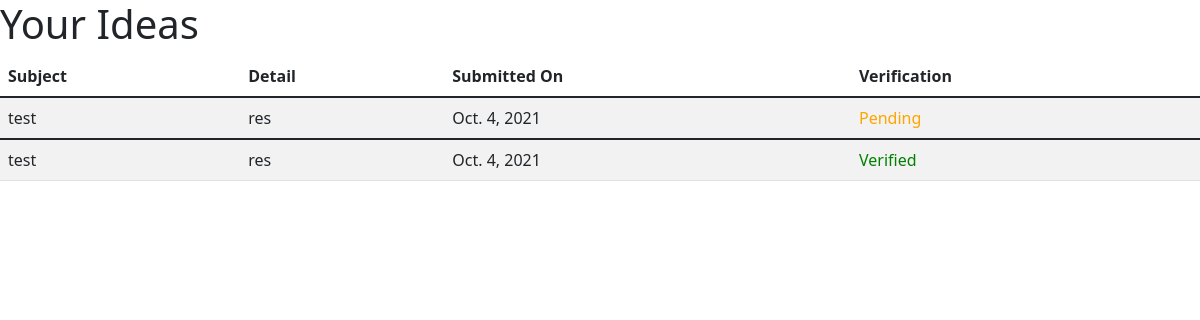
The page /subidea/ideas/ (signed in) on the database its author committed.
### subIdea/models.py (models this page shows, shortened)
class Post(models.Model):
    author = models.ForeignKey(User, on_delete=models.CASCADE)
    subject = models.CharField(max_length=200)
    tell_us_your_idea = models.TextField()
    validate = models.BooleanField(default=0)
    submitdate = models.DateField(default=timezone.now)

### subIdea/views.py (the view)
# urls.py: path('ideas/', views.ideas, name='ideas'),
@login_required(login_url='login')
def ideas(request):
    userNow = request.user
    context = {
        'posts': userNow.post_set.all()
    }
    return render(request,'subIdea/ideas.html',context)

### templates/subIdea/ideas.html (shortened to what this page needs)
{% extends '../basicbootstrap.html'%}
{% block body %}
    <h1>Your Ideas</h1>
    <table class="table table-striped">
        <thead>
            <tr>
              <th scope="col">Subject</th>
              <th scope="col">Detail</th>
              <th scope="col">Submitted On</th>
              <th scope="col">Verification</th>
            </tr>
        </thead>
    {% for post in posts %}
            <tbody>
                <tr>
                  <td>{{post.subject}}</td>
                  <td>{{post.tell_us_your_idea}}</td>
                  <td>{{post.submitdate}}</td>
                  {% if post.validate %}
                    <td><span style = "color:green">Verified</span></td>
                  {% else %}
                    <td><span style = "color:orange">Pending</span></td>
                  {% endif %}
                </tr>
            </tbody>
    {% endfor %}
</table>
{% endblock %}

### rows shown on the page
Post: subject "test", tell_us_your_idea "res", submitdate "Oct. 4, 2021", validate "Pending"
Post: subject "test", tell_us_your_idea "res", submitdate "Oct. 4, 2021", validate "Verified"
